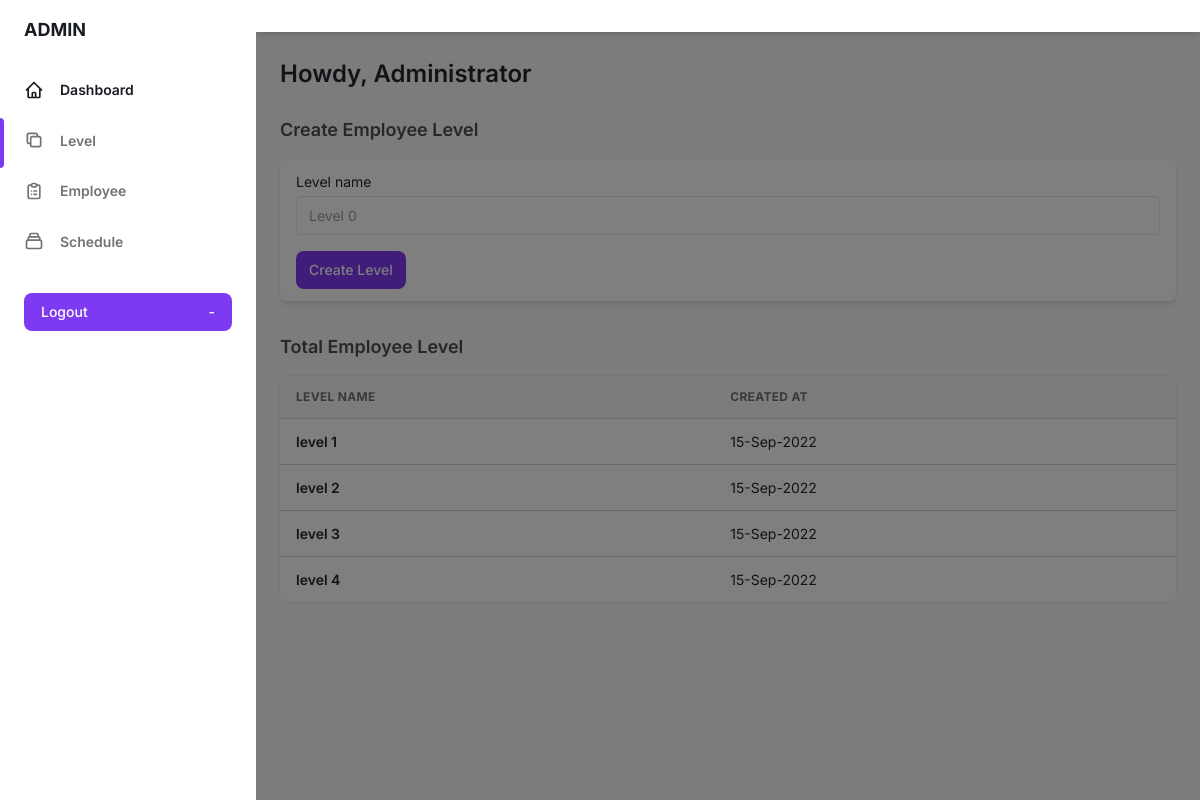
The app's page /admin-dashboard/level.php (signed in) with its own data.
### tables this page shows
CREATE TABLE `level` (
  `id` int(11) NOT NULL,
  `name` varchar(255) NOT NULL,
  `dt` timestamp NOT NULL DEFAULT current_timestamp() ON UPDATE current_timestamp()
);

### admin-dashboard/level.php (the view, shortened to what this page needs)
<?php
  require_once "../includes/connection.php";
?>
<!DOCTYPE html>
<html :class="{ 'theme-dark': dark }" x-data="data()" lang="en">
  <head>
    <link rel="stylesheet" href="../assets/css/tailwind.output.css" />
    <link
      rel="stylesheet"
      href="https://cdnjs.cloudflare.com/ajax/libs/Chart.js/2.9.3/Chart.min.css"
    />
  </head>
  <body>
    <div
      class="flex h-screen bg-gray-50 dark:bg-gray-900"
      :class="{ 'overflow-hidden': isSideMenuOpen }"
    >
      <aside
        class="z-20 hidden w-64 overflow-y-auto bg-white dark:bg-gray-800 md:block flex-shrink-0"
      >
        <div class="py-4 text-gray-500 dark:text-gray-400">
          <a
            class="ml-6 text-lg font-bold text-gray-800 dark:text-gray-200"
            href="#"
          >
            ADMIN
          </a>
          <ul class="mt-6">
            <li class="relative px-6 py-3">
              <a
                class="inline-flex items-center w-full text-sm font-semibold text-gray-800 transition-colors duration-150 hover:text-gray-800 dark:hover:text-gray-200 dark:text-gray-100"
                href="index.php"
              >
                <svg
                  class="w-5 h-5"
                  aria-hidden="true"
                  fill="none"
                  stroke-linecap="round"
                  stroke-linejoin="round"
                  stroke-width="2"
                  viewBox="0 0 24 24"
                  stroke="currentColor"
                >
                  <path
                    d="M3 12l2-2m0 0l7-7 7 7M5 10v10a1 1 0 001 1h3m10-11l2 2m-2-2v10a1 1 0 01-1 1h-3m-6 0a1 1 0 001-1v-4a1 1 0 011-1h2a1 1 0 011 1v4a1 1 0 001 1m-6 0h6"
                  ></path>
                </svg>
                <span class="ml-4">Dashboard</span>
              </a>
            </li>
          </ul>
          <ul>
          <li class="relative px-6 py-3">
              <span
                class="absolute inset-y-0 left-0 w-1 bg-purple-600 rounded-tr-lg rounded-br-lg"
                aria-hidden="true"
              ></span>
              <a
                class="inline-flex items-center w-full text-sm font-semibold transition-colors duration-150 hover:text-gray-800 dark:hover:text-gray-200"
                href="level.php"
              >
                <svg
                  class="w-5 h-5"
                  aria-hidden="true"
                  fill="none"
                  stroke-linecap="round"
                  stroke-linejoin="round"
                  stroke-width="2"
                  viewBox="0 0 24 24"
                  stroke="currentColor"
                >
                  <path
                    d="M8 16H6a2 2 0 01-2-2V6a2 2 0 012-2h8a2 2 0 012 2v2m-6 12h8a2 2 0 002-2v-8a2 2 0 00-2-2h-8a2 2 0 00-2 2v8a2 2 0 002 2z"
                  ></path>
                </svg>
                <span class="ml-4">Level</span>
              </a>
            </li>
            <li class="relative px-6 py-3">
              <a
                class="inline-flex items-center w-full text-sm font-semibold transition-colors duration-150 hover:text-gray-800 dark:hover:text-gray-200"
                href="employee.php"
              >
                <span class="ml-4">Employee</span>
              </a>
            </li>
            <li class="relative px-6 py-3">
              <a
                class="inline-flex items-center w-full text-sm font-semibold transition-colors duration-150 hover:text-gray-800 dark:hover:text-gray-200"
                href="schedule.php"
              >
                <span class="ml-4">Schedule</span>
              </a>
            </li>
           </ul>
          <div class="px-6 my-6">
            <a
              href="logout.php"
              class="flex items-center justify-between w-full px-4 py-2 text-sm font-medium leading-5 text-white transition-colors duration-150 bg-purple-600 border border-transparent rounded-lg active:bg-purple-600 hover:bg-purple-700 focus:outline-none focus:shadow-outline-purple"
            >
              Logout
              <span class="ml-2" aria-hidden="true">-</span>
            </a>
          </div>
        </div>
      </aside>
      <div
        x-show="isSideMenuOpen"
        x-transition:enter="transition ease-in-out duration-150"
        x-transition:enter-start="opacity-0"
        x-transition:enter-end="opacity-100"
        x-transition:leave="transition ease-in-out duration-150"
        x-transition:leave-start="opacity-100"
        x-transition:leave-end="opacity-0"
        class="fixed inset-0 z-10 flex items-end bg-black bg-opacity-50 sm:items-center sm:justify-center"
      ></div>
      <div class="flex flex-col flex-1 w-full">
        <header class="z-10 py-4 bg-white shadow-md dark:bg-gray-800">
        </header>
        <main class="h-full overflow-y-auto">
          <div class="container px-6 mx-auto grid">
            <h2
              class="my-6 text-2xl font-semibold text-gray-700 dark:text-gray-200"
            >
              Howdy, Administrator
            </h2>
            <div>
                <h4 class="mb-4 text-lg font-semibold text-gray-600 dark:text-gray-300">
                    Create Employee Level
                </h4>
                <form method="post">
                    <div
                    class="px-4 py-3 mb-8 bg-white rounded-lg shadow-md dark:bg-gray-800"
                    >
                        <label class="block text-sm">
                            <span class="text-gray-700 dark:text-gray-400">Level name</span>
                            <input
                            class="block w-full mt-1 text-sm dark:border-gray-600 dark:bg-gray-700 focus:border-purple-400 focus:outline-none focus:shadow-outline-purple dark:text-gray-300 dark:focus:shadow-outline-gray form-input"
                            placeholder="Level 0"
                            name="level"
                            />
                        </label>
                        <div class="mt-4">
                            <button
                                type="submit"
                                name="createLevel"
                                class="px-3 py-2 text-sm font-medium leading-5 text-white transition-colors duration-150 bg-purple-600 border border-transparent rounded-lg active:bg-purple-600 hover:bg-purple-700 focus:outline-none focus:shadow-outline-purple">
                                Create Level
                            </button>
                        </div>
                    </div>
                </form>
            </div>
            <div>
                <h4 class="mb-4 text-lg font-semibold text-gray-600 dark:text-gray-300">
                    Total Employee Level
                </h4>
                <div class="mt-4 w-full overflow-hidden rounded-lg shadow-xs">
                <div class="w-full overflow-x-auto">
                    <table class="w-full whitespace-no-wrap">
                    <thead>
                        <tr
                        class="text-xs font-semibold tracking-wide text-left text-gray-500 uppercase border-b dark:border-gray-700 bg-gray-50 dark:text-gray-400 dark:bg-gray-800"
                        >
                        <th class="px-4 py-3">Level Name</th>
                        <th class="px-4 py-3">Created At</th>
                        </tr>
                    </thead>
                    <tbody
                        class="bg-white divide-y dark:divide-gray-700 dark:bg-gray-800"
                    >
                      <?php
                        $select = $conn->query("SELECT * FROM `level`");
                        while($row = $select->fetch_assoc()) {
                        ?>
                          <tr class="text-gray-700 dark:text-gray-400">
                            <td class="px-4 py-3">
                                <div class="flex items-center text-sm">
                                    <div>
                                        <p class="font-semibold"><?php echo $row['name']?></p>
                                    </div>
                                </div>
                            </td>
                            <td class="px-4 py-3 text-sm"><?php echo date("d-M-Y",strtotime($row['dt']))?></td>
                          </tr>
                        <?php
                        }
                      ?>
                    </tbody>
                    </table>
                </div>
                </div>
            </div>
          </div>
        </main>
      </div>
    </div>
  </body>
</html>

### records on screen
level: name "level 1", dt "15-Sep-2022"
level: name "level 2", dt "15-Sep-2022"
level: name "level 3", dt "15-Sep-2022"
level: name "level 4", dt "15-Sep-2022"
